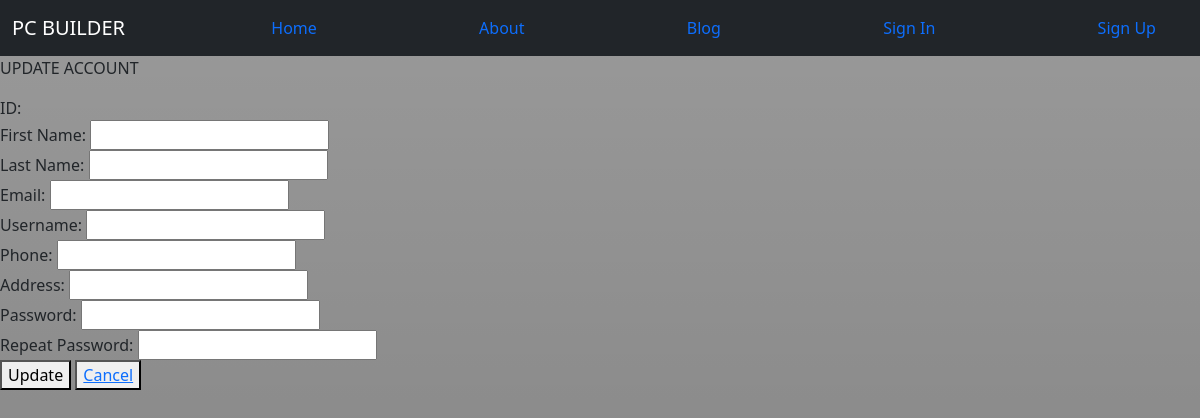
The app's page /index.php/users/updateUser, older data.
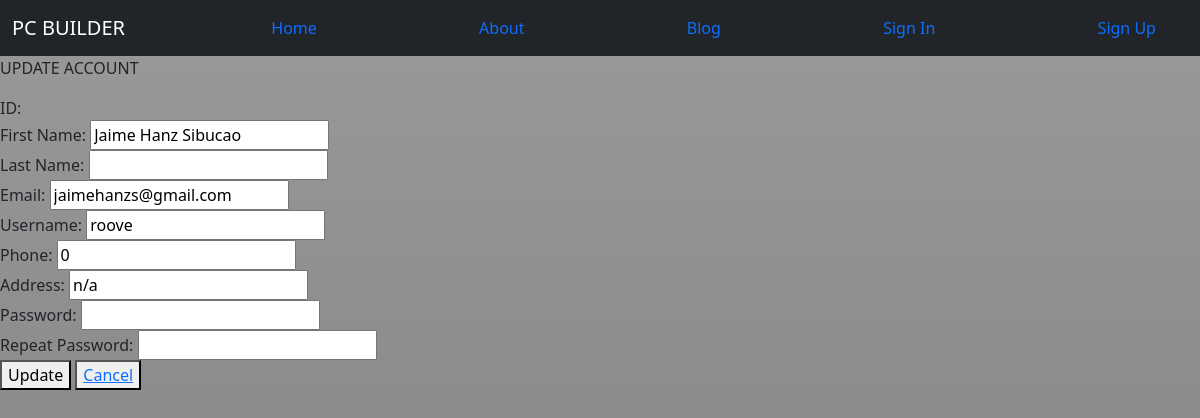
The same page, newer data.
### tables this page shows
CREATE TABLE `users` (
  `usersId` int(11) NOT NULL,
  `firstName` varchar(256) NOT NULL,
  `usersEmail` varchar(128) NOT NULL,
  `usersUid` varchar(128) NOT NULL,
  `usersPwd` varchar(128) NOT NULL,
  `phone` int(11) NOT NULL,
  `address` varchar(512) NOT NULL DEFAULT 'n/a',
  `usertype` enum('Buyer','Seller','Buyer/Seller') NOT NULL,
  `lastName` varchar(256) NOT NULL,
  `status` enum('Active','Inactive') DEFAULT NULL,
  `pwdRepeat` varchar(256) NOT NULL,
  `terms` enum('Agree') NOT NULL
);

### application/controllers/Users.php (called while the page is built, shortened)
<?php
class Users extends CI_Controller {
    public function updateUser(){
        $this->load->model('user_model');
        $user = $this->user_model->getUsers($_SESSION['usersId']);
        $output['user'] = $user[0];
        $this->load->view('front/updateUser', $output);
    }
}

### index.php (called while the page is built, shortened)
<?php
require_once BASEPATH.'core/CodeIgniter.php';

### application/models/User_model.php (called while the page is built, shortened)
<?php
class User_model extends CI_Model {
    private $table = "users";
    public function getUsers($usersId = null){
        $query = $this->db->get($this->table);
        return $query->result_array();
    }
}

### application/views/front/updateUser.php (the view, shortened to what this page needs)
<P>UPDATE ACCOUNT</P>
    <div class="signup-form">
        <form method="post">
            ID:         <input type="hidden" name="usersId" value="<?php echo $user['usersId'] ?>"><br>
            First Name: <input type="text" name="firstName" value="<?php echo $user['firstName'] ?>"><br>
            Last Name:  <input type="text" name="lastName" value="<?php echo $user['lastName'] ?>"><br>
            Email:      <input type="email" name="usersEmail" value="<?php echo $user['usersEmail'] ?>"><br>
            Username:   <input type="text" name="usersUid" value="<?php echo $user['usersUid'] ?>"><br>
            Phone:      <input type="text" name="phone" value="<?php echo $user['phone'] ?>"><br>
            Address:    <input type="text" name="address" value="<?php echo $user['address']?>"><br>
            Password:   <input type="password" name="usersPwd"><br>
            Repeat Password: <input type="password" name="pwdRepeat"><br>
            <button type="submit"> Update </button>
            <button type="button"><a href="<?php echo base_url()."index.php/users/userProfile"?>">Cancel</a></button>
        </form>
    </div>

Row changes from the older to the newer data that the page shows:
added users: firstName "Jaime Hanz Sibucao", usersEmail "jaimehanzs@gmail.com", usersUid "roove", phone "0", address "n/a"
